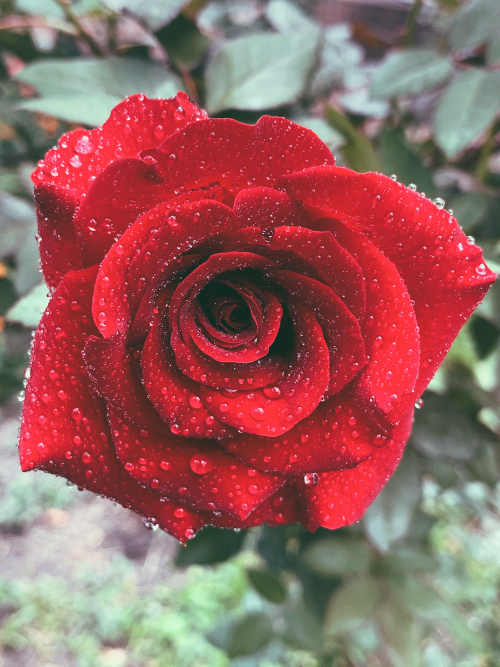
#> input picture Python/OpenCV/Photos/flower.png, 1000 x 1333 px (shown at 1/2 size)
$ python merge_image_halves.py
#> lines starting #> are read from the running program, lines starting #| are printed output that depends on the picture
import cv2 as cv
import numpy as np
import matplotlib.pyplot as plt

img1 = cv.imread('Photos/flower.png', 0)
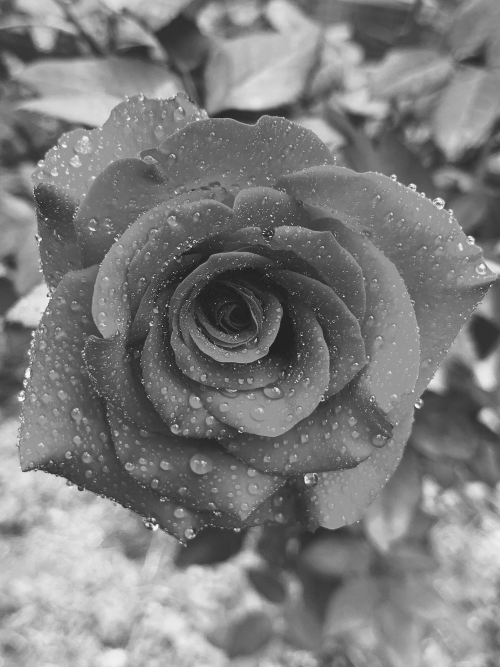
#> img1: shape (1333, 1000) (shown at 1/2 size); min 0, max 253, mean 125.2
img2 = cv.imread('Photos/landscape.jpg', 0)
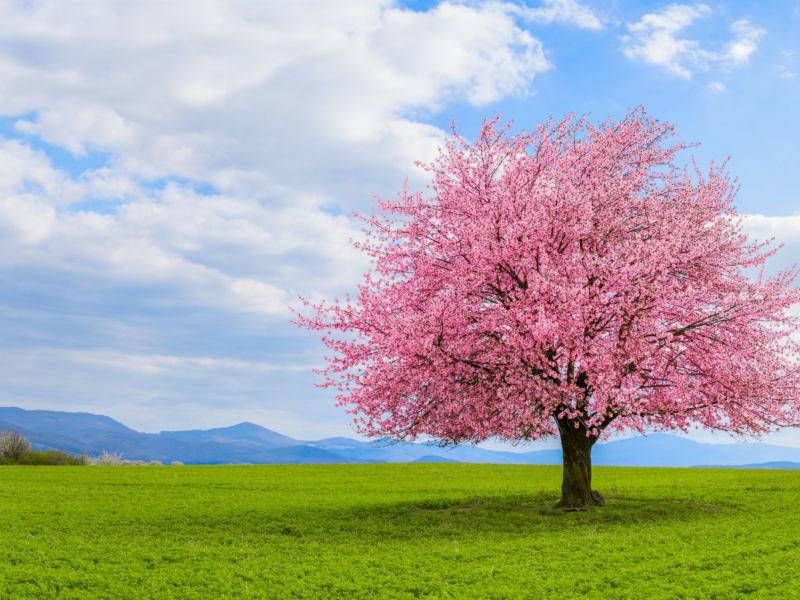
#> input picture Python/OpenCV/Photos/landscape.jpg, 1600 x 1200 px (shown at 1/2 size)
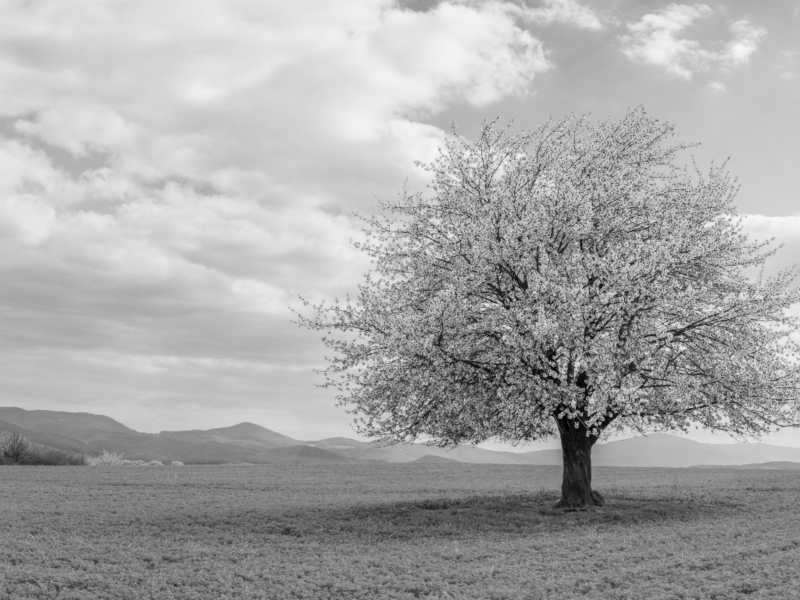
#> img2: shape (1200, 1600) (shown at 1/2 size); min 0, max 250, mean 167.7

img1 = cv.resize(img1, (256, 256))
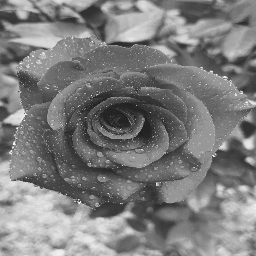
#> img1: shape (256, 256); min 27, max 244, mean 125.1
img2 = cv.resize(img2, (256, 256))
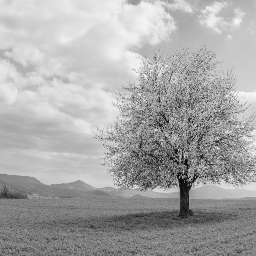
#> img2: shape (256, 256); min 2, max 247, mean 167.7

h, w = img1.shape
#> h = 256; w = 256
newimg = np.zeros((h, w), dtype = np.uint8)
for i in range(h):
    for j in range(w):
        if j <= 127:
            newimg[i, j] = img1[i, j]
        else:
            newimg[i, j] = img2[i, j]
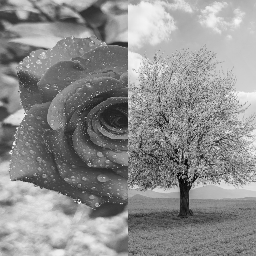
#> newimg: shape (256, 256); min 2, max 247, mean 141.7

fig = plt.figure(figsize = (18, 18))
pltX, pltY = 1, 3
fig.add_subplot(pltX, pltY, 1)
plt.imshow(img1, cmap = 'gray')
plt.axis('off')
plt.title('Image 1')
fig.add_subplot(pltX, pltY, 2)
plt.imshow(img2, cmap = 'gray')
plt.axis('off')
plt.title('Image 2')
fig.add_subplot(pltX, pltY, 3)
plt.imshow(newimg, cmap = 'gray')
plt.axis('off')
plt.title('Combined Image')
fig.show()
plt.waitforbuttonpress()
